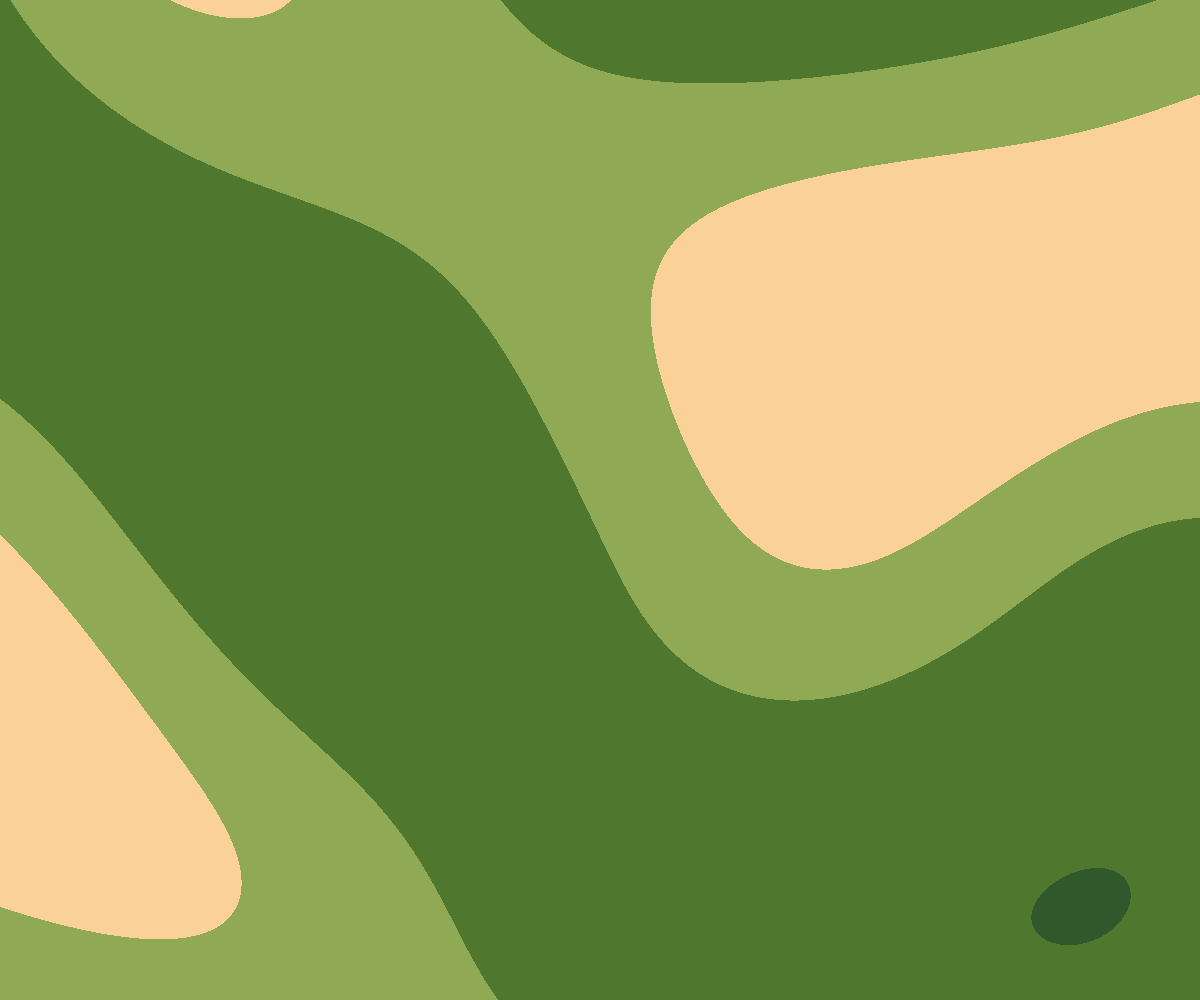

Generate this figure with Python:
from PIL import Image
import opensimplex as simplex
import random
import pygame

# initialize biome colors
# outdated, look at environment branch
WATER = (0, 0, 255)
BEACH = (249, 209, 153)
FOREST = (144, 169, 85)
JUNGLE = (79, 119, 45)
SAVANNAH = (49, 87, 44)
DESERT = (236, 243, 158)
SNOW = (240, 234, 210)

# randomizing seed of generator
simplex.seed(random.randrange(0, 10000))

"""
Each of the terrain generation functions returns a pygame-usable image.
This can be mapped onto the background.
"""

# generates a noise value
def noise(nx, ny):
    return simplex.noise2(nx, ny) / 2.0 + 0.5

# semi-limited but simple terrain generation
def simple_terrain(width, height, frequency):
    im = Image.new('RGB', (width, height))
    for y in range(0, height):
        for x in range(0, width):
            nx = x / width - 0.5
            ny = y / height - 0.5
            # value = noise(FREQUENCY * nx, FREQUENCY * ny)
            e = 1 * noise(frequency * 1 * nx, frequency * 1 * ny)
            + 0.5 * noise(frequency * 2 * nx, frequency * 2 * ny)
            + 0.25 * noise(frequency * 4 * nx, frequency * 4 * ny)
            value = e / (1 + 0.5 + 0.25)
            if value < 0.1:
                color = WATER
            elif value < 0.2:
                color = BEACH
            elif value < 0.3:
                color = FOREST
            elif value < 0.5:
                color = JUNGLE
            elif value < 0.7:
                color = SAVANNAH
            elif value < 0.9:
                color = DESERT
            else:
                color = SNOW
            # color = (int(value * 256), int(value * 256), int(value * 256))
            # color = int((value + 1) * 128)
            im.putpixel((x, y), color)
    im.save('landscape.png')
    terrain = pygame.image.load('landscape.png')
    return terrain

# gives much more control over how terrain is generated
def complex_terrain(width, height):
    im = Image.new('RGB', (width, height))
    genE = simplex.OpenSimplex(random.randrange(0, 1000))
    genM = simplex.OpenSimplex(random.randrange(0, 1000))

    def noiseE(nx, ny):
        return genE.noise2(nx, ny) / 2 + 0.5

    def noiseM(nx, ny):
        return genM.noise2(nx, ny) / 2 + 0.5
    for y in range(0, height):
        for x in range(0, width):
            nx = x / width - 0.5
            ny = y / height - 0.5
            e = (0.56 * noiseE(1 * nx, 1 * ny)
                 + 0.42 * noiseE(2 * nx, 2 * ny)
                 + 0.27 * noiseE(4 * nx, 4 * ny)
                 + 0.13 * noiseE(8 * nx, 8 * ny)
                 + 0.06 * noiseE(16 * nx, 16 * ny)
                 + 0.03 * noiseE(32 * nx, 32 * ny))
            e = e / (0.56 + 0.42 + 0.27 + 0.13 + 0.06 + 0.03)
            value = e ** 4.80
            if abs(value) < 0.005:
                color = WATER
            elif abs(value) < 0.02:
                color = BEACH
            elif abs(value) < 0.03:
                color = FOREST
            elif abs(value) < 0.05:
                color = JUNGLE
            elif abs(value) < 0.07:
                color = SAVANNAH
            elif abs(value) < 0.09:
                color = DESERT
            else:
                color = SNOW
            im.putpixel((x, y), color)
    im.save('terrain.png')
    terrain = pygame.image.load('terrain.png')
    return terrain

# greyscale barebones terrain generation
def bastard(width, height, feature):
    im = Image.new('L', (width, height))
    for y in range(0, height):
        for x in range(0, width):
            value = abs(simplex.noise2(x / feature, y / feature))
            color = int((value + 1) * 128)
            im.putpixel((x, y), color)
    im.save('terrain.png')
    im.show()
    terrain = pygame.image.load('terrain.png')
    return terrain
